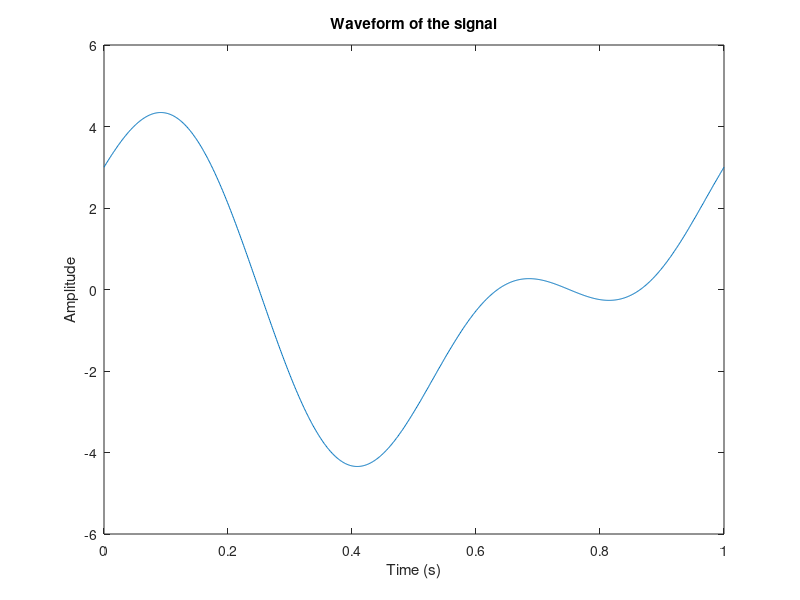

Write MATLAB code to recreate this figure.
% Problem 1: Waveform Visualization and Frequency Analysis
time_vector = linspace(0, 1, 1000); % Generate a time vector
signal = 3*cos(2*pi*time_vector) + 2*sin(4*pi*time_vector);

% 1. Visualize the waveform of the signal over one period
figure;
plot(time_vector, signal);
title('Waveform of the signal');
xlabel('Time (s)');
ylabel('Amplitude');

% 2. Identify the frequency components present in the signal
frequencies_present = [2, -4]; % Frequencies in Hz

% 3. Calculate the average power of the signal over one period
avg_power = sum(signal.^2) / length(time_vector);

% Display results for Problem 1
disp('Problem 1 Results:');
disp(['Frequency components: ', num2str(frequencies_present)]);
disp(['Average power: ', num2str(avg_power)]);
disp(' ');

% Problem 2: Discrete Signal Analysis
discrete_signal = [1, -2, 3, -4, 5];

% 1. Determine the length of the discrete signal
signal_length = length(discrete_signal);

% 2. Find the value of the third element in the discrete signal
element_3_value = discrete_signal(3);

% 3. Calculate the sum of all elements in the discrete signal
sum_of_elements = sum(discrete_signal);

% 4. Compute the energy of the discrete signal
signal_energy = sum(discrete_signal.^2);

% Display results for Problem 2
disp('Problem 2 Results:');
disp(['Length of signal: ', num2str(signal_length)]);
disp(['Value of element 3: ', num2str(element_3_value)]);
disp(['Sum of elements: ', num2str(sum_of_elements)]);
disp(['Signal energy: ', num2str(signal_energy)]);